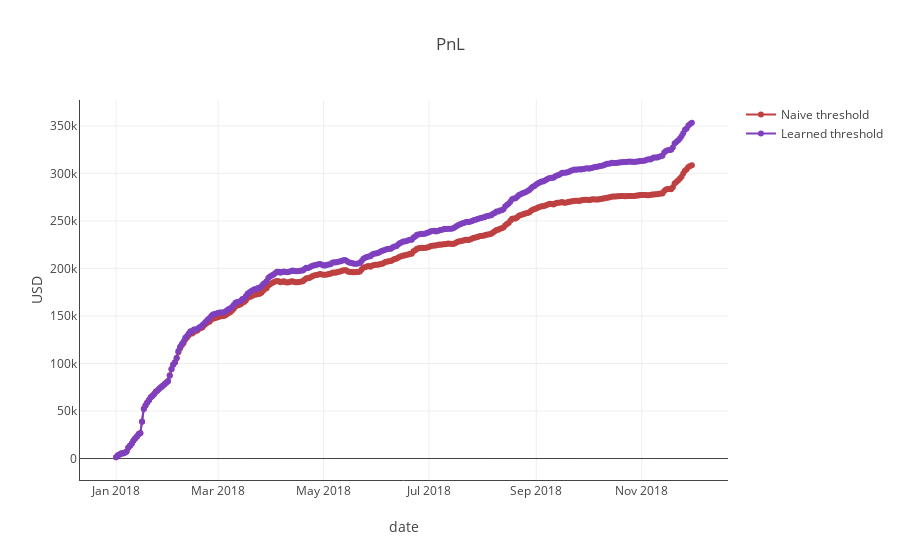

Notebook code for this chart:
### Markdown cell above
We compared this strategy's PnL with the naive strategy, and we can clearly see that as time passes by, the dynamic strategy starts to outperform the naive strategy on an almost daily basis.

### Code cell
plt.plot_scatter([res.index], [res['pnl_naive'].cumsum(), res['pnl_dynamic'].cumsum()], ['Naive threshold', 'Learned threshold'], 'PnL', 'date', 'USD')

### Figure 1 — Plotly figure (JSON) as saved in the notebook; plotly's stock layout.template omitted (floating-point values rounded to 4 significant figures; data arrays with more than 128 entries replaced by an {"elided": "..."} marker saying what was removed)
{"data": [{"marker": {"color": "hsl(0.0,50%,50%)"}, "mode": "markers+lines", "name": "Naive threshold", "type": "scatter", "uid": "6b7af62b-7aff-46d5-9d30-62c59daab592", "x": {"elided": "334 str values"}, "y": {"elided": "334 float values"}}, {"marker": {"color": "hsl(270.0,50%,50%)"}, "mode": "markers+lines", "name": "Learned threshold", "type": "scatter", "uid": "45ee0d64-b457-4986-81d3-b72e5be86aa8", "x": {"elided": "334 str values"}, "y": {"elided": "334 float values"}}], "layout": {"title": "PnL", "xaxis": {"showline": true, "title": "date", "zeroline": true}, "yaxis": {"showline": true, "title": "USD", "zeroline": true}}}
